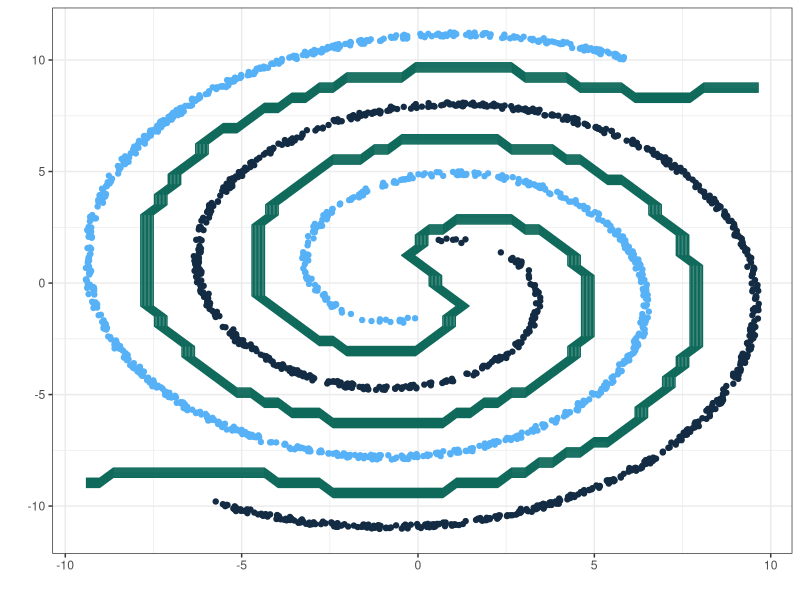

Recreate this plot in R.
################################################################################
####################   Problemset 4.1.2 - k-NN algorithm    ####################
################################################################################

# Author:       Felix Gutmann
# Programm:     Barcelona graduate school of economics - M.S. Data Science 
# Course:       15D012 - Advanced Computational Methods (Term 2)
# Last update:  04.02.16

# Content:     	This R-file uses the function created in the kNN.R file
#               to predict some test data. This file contains 3 main sections
#
#               The Preamble loads/installs necessary packages, initializes 
#               functions and personal styling options (color set)
#
#               Section 1 initializes a function to create a multivaria test 
#               data set. By default it creates two classes with bimodal
#               diagonal arranged outcomes, which are not linearly separable 
#	 		
#               Section 2 performs the function on a created data set and 
#               stores a CSV file with predictions and a graphical illustration
#               of the corresponding decision boundaries.

################################################################################
### Preamble
################################################################################

### Clear workspace
#rm(list = ls())

### Set working directory

### Load Packages 
if (!require("stats")) 	 	install.packages("stats");   	library(stats)
if (!require("mvtnorm")) 	install.packages("mvtnorm"); 	library(mvtnorm)
if (!require("assertthat")) install.packages("assertthat"); library(assertthat)
if (!require("ggplot2")) 	install.packages("ggplot2"); 	library(ggplot2)
if (!require("reshape")) 	install.packages("reshape"); 	library(reshape)

### Initialize functions

    # Initialize auxilliary function to generate mvn. data / 
    # SOURCE: Modifiaction from handout 1
    mvsamp <- function(rho, sdX, sdY, n = 1,  mean=c(0,1), seed, sigmaXY=diag(2)) {
    	# Create covariance terms
        covTerm  <- rho * sdX * sdY
        # Create covariance matrix
        VCmatrix <- matrix( c(sdX^2, covTerm, covTerm, sdY^2), 2, 2, byrow = TRUE)
        set.seed(seed)
        # Sample data and create output
        draws    <- as.data.frame(rmvnorm(n, mean = mean, sigma = sigmaXY))
        colnames(draws) <- c("V1","V2")
        # Return mvn. draws
        return(draws)
    }

    # Mode function / 
    # SOURCE: Stackexchange - http://goo.gl/5TBuR0 (URL shortened)
    mode <- function(x) {
      ux <- unique(x)
      ux[which.max(tabulate(match(x, ux)))]
    }

    # K-NN function - Predictes the k nearest neighbhour according to input specification
	kNN <- function( features, test = NULL , labels , k = 3, p = 2 , predict = FALSE ){
		if( predict == FALSE ) {
			# Check correct input formats
			assert_that(is.data.frame(features) || is.matrix(features))
		  	assert_that(is.vector(labels))
		  	not_empty(features)
		  	not_empty(labels)
			# Count number of points
			N 	   <- nrow(features)
			# Define arguments for distance method
			method <- c("manhattan","euclidean","maximum")
			# Convert function input to 
			if(p == Inf){
				 m <- method[3] } else {
				 m <- method[p]
			}
			# Compute distance matrix
			DM 	<- as.matrix(dist(features, method = m , diag = FALSE, upper = TRUE) )
			# Compute positions for closest distance
			pos <- t(apply(DM,1,order))
			# Get predictions
			prediction <- lapply(1:nrow(pos),
                               function(i){ 
                                temp <- labels[ pos[i,] ][2:(k+1)] 
                                mod  <- mode(temp)
                                ep   <- length(which(temp==mod)) / length (temp)
                                return(c(mod,ep))
                                 }
                                )
			# Unlist predictions and store it in a matrix
			con 	<- matrix(unlist(prediction), ncol = 2, byrow = TRUE)
			# Prepare output
			output 	<- list(predLabels = con[,1] , prob = con[,2] )
			# Return predictions and corresponding probabilities
			return(output)
		} else if ( predict == TRUE ){ 
			# Check correct input formats
			assert_that(is.data.frame(features) || is.matrix(features))
			assert_that(is.data.frame(test) 	|| is.matrix(test))
		  	assert_that(is.vector(labels))
		  	not_empty(features)
		  	not_empty(labels)
			# Count number of points
			M 	   <- rbind(features,test)
			N 	   <- nrow(M)
			# Define arguments for distance method
			method <- c("manhattan","euclidean","maximum")
			# Convert function input to 
			if(p == Inf){
				 m <- method[3] } else {
				 m <- method[p]
			}
			# Compute distance matrix
			DM 	 <- as.matrix(dist(M, method = m , diag = FALSE, upper = TRUE) )
			# Compute positions for closest distance
			pos  <- t(apply(DM,1,order))[(nrow(features)+1):nrow(DM),]
			lab  <- 1:length(labels)
			# Get predictions
			prediction <- lapply(1:nrow(pos),
                               function(i){ 
                                temp <- labels[ intersect(pos[i,], lab) ]   [2:(k+1)]
                                mod  <- mode(temp)
                                ep   <- length(which(temp==mod)) / length (temp)
                                return(c(mod,ep))
                                 }
                                )
			# Unlist predictions and store it in a matrix
			con 	<- matrix(unlist(prediction), ncol = 2, byrow = TRUE)
			# Prepare output
			output 	<- list(predLabels = con[,1] , prob = con[,2] )
			# Return predictions and corresponding probabilities
			return(output)
		}
}

###Styling options

co <- 1/255 
pers.green      <- rgb( co *  14 ,  co * 105 , co *  90 )
pers.blue       <- rgb( co *  22 ,  co *  54 , co *  92 )
pers.red        <- rgb( co *  99 ,  co *  37 , co *  35 )
pers.gray       <- rgb( co * 150 ,  co * 150 , co * 150 )
pers.oragange   <- rgb( co * 186 ,  co *  85 , co *  59 )
pers.beige      <- rgb( co * 196 ,  co * 189 , co * 151 )

################################################################################
# Section 1: Initialize function to create test data
################################################################################

# Function generating data for classification ( Author - Denitsa Panova )
genSpirals <- function(N = 2000, degrees = 570, location = 90, blend = 0.2) {
  
    # Define variables and convert degrees to radiant
    degrees2rad <- (2*pi)/360 
    # Set location, how far away from 00 the spiral starts
    location <- location * degrees2rad 
    
    N1 <- floor(N/2)
    N2 <- N-N1
    
    # Spiral 1 - Indicate it by 0 in V3
    n  <- as.vector(location+sqrt(runif(N1))*degrees*degrees2rad)
    d1 <- t(rbind(-1*n*cos(n)+runif(N1)*blend, sin(n)*n+runif(N1)*blend, rep(0,N1)))
    
    # Spiral 2 - Indicate by 1 in V3
    n <- as.vector(location+sqrt(runif(N1))*degrees*degrees2rad)
    d2 <-t(rbind(n*cos(n)+runif(N1)*blend, -1*sin(n)*n+runif(N1)*blend, rep(1,N1))) 
    
    # Combine and rename the data 
    data <- data.frame(rbind(d1, d2))
    names(data) <- c("x1", "x2", "y")
   
   	# Return data set
    return(data)

}

################################################################################
# Section 2: Create test, predict and save output
################################################################################

# Create data set with default arguments 
train <- genSpirals()

# Split generated data for function input
X <- train[c("x1","x2")]
Y <- train$y

# Classify data with 5-NN and euclidian distance
classification <- kNN( features = X, test = NULL , labels = Y,
                              k = 5,    p = 2,    predict = FALSE )

# Prepare output
output <- as.data.frame(cbind(X,Y,classification))

# Save prediction data
write.table(output, file = "predictions.csv", row.names=FALSE, col.names=TRUE) 

# Plot data and decision boundaries. Modus operandi is adapted from Stackexchange,
# SOURCE: http://goo.gl/GZomWl (URL shortened)

# Create some "test" data set to plot the decision boundaries
x 	  <- seq( min(train$x1), max(train$x1), length = 50)
y 	  <- seq( min(train$x2), max(train$x2), length = 50)
n 	  <- length(x)
test  <- expand.grid( x1 = x, x2 = y )
 
# Run  classification on grid data 
classification <- kNN( features = X , test = test , labels = Y, 
                              k = 15,    p = 2 ,   predict = TRUE )

# Transform data for ggplot argument input
conversion <- ifelse(classification$predLabels == 0 , -1 , 1 )

# Create matrix for plot input
mat <- transform( melt( matrix( conversion, n ) ), x = x[X1], y = y[X2] )

# Plot the data and the corresponding decision boundaries
plot <- ggplot(mat, aes( x , y , z = value)) + 
		  geom_contour(colour = pers.green)  + 
		  geom_point(aes( x1 , x2 , colour = y, z = NULL ), data = train ) +
		  theme_bw() +
		  xlab("") 	 +
		  ylab("")   +
		  theme( legend.position = "none" )

# Save plot and end file
ggsave( plot , file = "plot.pdf" )

################################################################################

################################################################################
